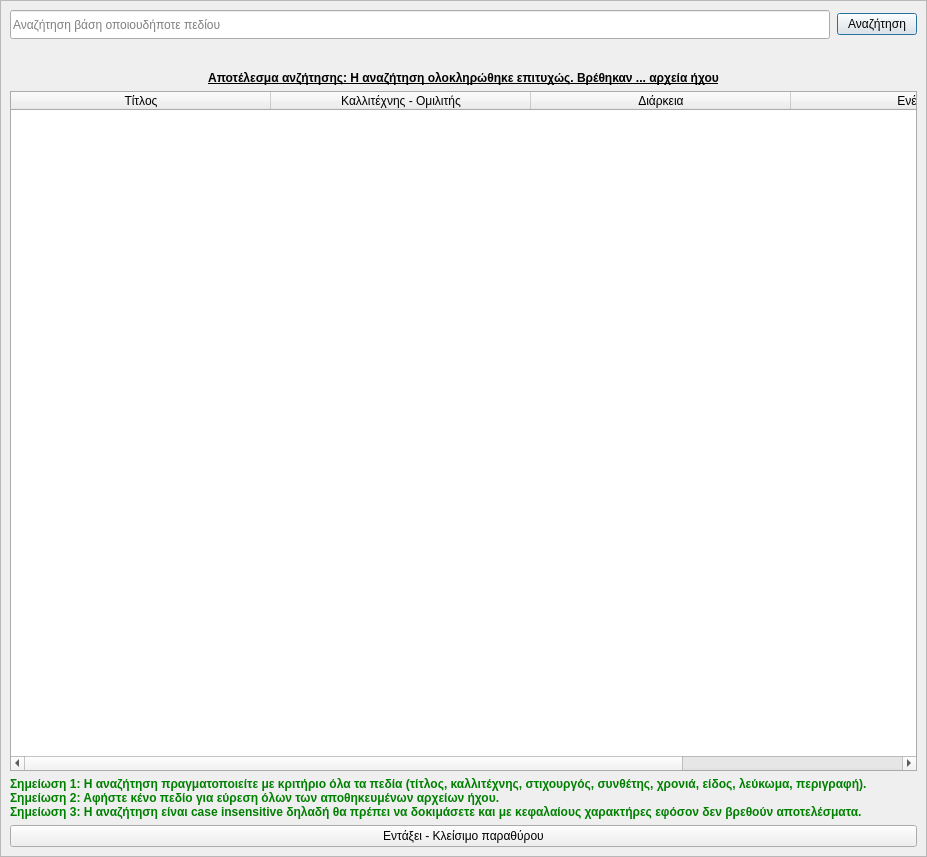
<?xml version="1.0" encoding="UTF-8"?>
<ui version="4.0">
 <class>Dialog</class>
 <widget class="QDialog" name="Dialog">
  <property name="geometry">
   <rect>
    <x>0</x>
    <y>0</y>
    <width>927</width>
    <height>857</height>
   </rect>
  </property>
  <property name="sizePolicy">
   <sizepolicy hsizetype="Preferred" vsizetype="Preferred">
    <horstretch>0</horstretch>
    <verstretch>0</verstretch>
   </sizepolicy>
  </property>
  <property name="minimumSize">
   <size>
    <width>0</width>
    <height>0</height>
   </size>
  </property>
  <property name="maximumSize">
   <size>
    <width>16777215</width>
    <height>16777215</height>
   </size>
  </property>
  <property name="windowTitle">
   <string>Εύρεση αρχείου ήχου</string>
  </property>
  <property name="windowIcon">
   <iconset resource="../../../icons.qrc">
    <normaloff>:/main-window/assets/images/main-window/search.png</normaloff>:/main-window/assets/images/main-window/search.png</iconset>
  </property>
  <property name="whatsThis">
   <string>Αναζητήστε ένα αρχείο ήχου που έχετε εισάγει στην δισκοθήκη με σκοπό </string>
  </property>
  <layout class="QVBoxLayout" name="verticalLayout">
   <property name="leftMargin">
    <number>0</number>
   </property>
   <property name="topMargin">
    <number>0</number>
   </property>
   <property name="rightMargin">
    <number>0</number>
   </property>
   <property name="bottomMargin">
    <number>0</number>
   </property>
   <item>
    <widget class="QScrollArea" name="scrollArea">
     <property name="widgetResizable">
      <bool>true</bool>
     </property>
     <widget class="QWidget" name="scrollAreaWidgetContents">
      <property name="geometry">
       <rect>
        <x>0</x>
        <y>0</y>
        <width>925</width>
        <height>855</height>
       </rect>
      </property>
      <property name="sizePolicy">
       <sizepolicy hsizetype="Ignored" vsizetype="Preferred">
        <horstretch>0</horstretch>
        <verstretch>0</verstretch>
       </sizepolicy>
      </property>
      <layout class="QGridLayout" name="gridLayout">
       <item row="0" column="0">
        <widget class="QFrame" name="frame">
         <property name="styleSheet">
          <string notr="true">QFrame{border:none;}</string>
         </property>
         <property name="frameShape">
          <enum>QFrame::StyledPanel</enum>
         </property>
         <property name="frameShadow">
          <enum>QFrame::Raised</enum>
         </property>
         <layout class="QHBoxLayout" name="horizontalLayout">
          <property name="spacing">
           <number>7</number>
          </property>
          <property name="leftMargin">
           <number>0</number>
          </property>
          <property name="topMargin">
           <number>0</number>
          </property>
          <property name="rightMargin">
           <number>0</number>
          </property>
          <property name="bottomMargin">
           <number>0</number>
          </property>
          <item>
           <widget class="QLineEdit" name="search_phrase">
            <property name="sizePolicy">
             <sizepolicy hsizetype="Expanding" vsizetype="Maximum">
              <horstretch>0</horstretch>
              <verstretch>0</verstretch>
             </sizepolicy>
            </property>
            <property name="minimumSize">
             <size>
              <width>0</width>
              <height>29</height>
             </size>
            </property>
            <property name="whatsThis">
             <string>Εισάγετε κάποιες λέξεις ώστε να πραγματοποιήσετε αναζήτηση με κριτήριο τα πεδία: τίτλος, καλλιτέχνης, στιχουργός, συνθέτης, χρονιά, είδος, λεύκωμα, περιγραφή</string>
            </property>
            <property name="placeholderText">
             <string>Αναζήτηση βάση οποιουδήποτε πεδίου</string>
            </property>
           </widget>
          </item>
          <item>
           <widget class="QPushButton" name="search_button">
            <property name="sizePolicy">
             <sizepolicy hsizetype="Minimum" vsizetype="Maximum">
              <horstretch>0</horstretch>
              <verstretch>0</verstretch>
             </sizepolicy>
            </property>
            <property name="whatsThis">
             <string>Πατήστε το πλήκτρο &quot;Αναζήτηση&quot; για αναζήτηση βάση της φράσης που εισάγατε</string>
            </property>
            <property name="text">
             <string>Αναζήτηση</string>
            </property>
            <property name="icon">
             <iconset resource="../../../icons.qrc">
              <normaloff>:/main-window/assets/images/main-window/search.png</normaloff>:/main-window/assets/images/main-window/search.png</iconset>
            </property>
           </widget>
          </item>
         </layout>
        </widget>
       </item>
       <item row="1" column="0">
        <widget class="QFrame" name="frame_2">
         <property name="styleSheet">
          <string notr="true">QFrame{border:none;}</string>
         </property>
         <property name="frameShape">
          <enum>QFrame::StyledPanel</enum>
         </property>
         <property name="frameShadow">
          <enum>QFrame::Raised</enum>
         </property>
         <layout class="QHBoxLayout" name="horizontalLayout_2">
          <property name="leftMargin">
           <number>0</number>
          </property>
          <property name="topMargin">
           <number>0</number>
          </property>
          <property name="rightMargin">
           <number>0</number>
          </property>
          <property name="bottomMargin">
           <number>0</number>
          </property>
          <item>
           <spacer name="horizontalSpacer_3">
            <property name="orientation">
             <enum>Qt::Horizontal</enum>
            </property>
            <property name="sizeHint" stdset="0">
             <size>
              <width>476</width>
              <height>20</height>
             </size>
            </property>
           </spacer>
          </item>
          <item>
           <widget class="QLabel" name="loading_label">
            <property name="minimumSize">
             <size>
              <width>220</width>
              <height>0</height>
             </size>
            </property>
            <property name="maximumSize">
             <size>
              <width>220</width>
              <height>16777215</height>
             </size>
            </property>
            <property name="whatsThis">
             <string>Κινούμενη αναπαράσταση που ενεργοποιείτε κατά την διάρκεια της αναζήτησης</string>
            </property>
            <property name="text">
             <string/>
            </property>
           </widget>
          </item>
          <item>
           <spacer name="horizontalSpacer_4">
            <property name="orientation">
             <enum>Qt::Horizontal</enum>
            </property>
            <property name="sizeHint" stdset="0">
             <size>
              <width>475</width>
              <height>20</height>
             </size>
            </property>
           </spacer>
          </item>
         </layout>
        </widget>
       </item>
       <item row="2" column="0">
        <widget class="QLabel" name="label_2">
         <property name="styleSheet">
          <string notr="true">QLabel{font-weight:bold;text-decoration:underline;}</string>
         </property>
         <property name="text">
          <string>Αποτέλεσμα ανζήτησης: Η αναζήτηση ολοκληρώθηκε επιτυχώς. Βρέθηκαν ... αρχεία ήχου</string>
         </property>
         <property name="alignment">
          <set>Qt::AlignCenter</set>
         </property>
        </widget>
       </item>
       <item row="3" column="0">
        <widget class="QTableWidget" name="table">
         <property name="palette">
          <palette>
           <active>
            <colorrole role="Base">
             <brush brushstyle="SolidPattern">
              <color alpha="255">
               <red>255</red>
               <green>255</green>
               <blue>255</blue>
              </color>
             </brush>
            </colorrole>
            <colorrole role="Window">
             <brush brushstyle="SolidPattern">
              <color alpha="255">
               <red>255</red>
               <green>255</green>
               <blue>255</blue>
              </color>
             </brush>
            </colorrole>
            <colorrole role="Highlight">
             <brush brushstyle="SolidPattern">
              <color alpha="255">
               <red>0</red>
               <green>120</green>
               <blue>215</blue>
              </color>
             </brush>
            </colorrole>
            <colorrole role="HighlightedText">
             <brush brushstyle="SolidPattern">
              <color alpha="255">
               <red>255</red>
               <green>255</green>
               <blue>255</blue>
              </color>
             </brush>
            </colorrole>
            <colorrole role="AlternateBase">
             <brush brushstyle="SolidPattern">
              <color alpha="255">
               <red>170</red>
               <green>255</green>
               <blue>0</blue>
              </color>
             </brush>
            </colorrole>
           </active>
           <inactive>
            <colorrole role="Base">
             <brush brushstyle="SolidPattern">
              <color alpha="255">
               <red>255</red>
               <green>255</green>
               <blue>255</blue>
              </color>
             </brush>
            </colorrole>
            <colorrole role="Window">
             <brush brushstyle="SolidPattern">
              <color alpha="255">
               <red>255</red>
               <green>255</green>
               <blue>255</blue>
              </color>
             </brush>
            </colorrole>
            <colorrole role="Highlight">
             <brush brushstyle="SolidPattern">
              <color alpha="255">
               <red>0</red>
               <green>120</green>
               <blue>215</blue>
              </color>
             </brush>
            </colorrole>
            <colorrole role="HighlightedText">
             <brush brushstyle="SolidPattern">
              <color alpha="255">
               <red>255</red>
               <green>255</green>
               <blue>255</blue>
              </color>
             </brush>
            </colorrole>
            <colorrole role="AlternateBase">
             <brush brushstyle="SolidPattern">
              <color alpha="255">
               <red>170</red>
               <green>255</green>
               <blue>0</blue>
              </color>
             </brush>
            </colorrole>
           </inactive>
           <disabled>
            <colorrole role="Base">
             <brush brushstyle="SolidPattern">
              <color alpha="255">
               <red>255</red>
               <green>255</green>
               <blue>255</blue>
              </color>
             </brush>
            </colorrole>
            <colorrole role="Window">
             <brush brushstyle="SolidPattern">
              <color alpha="255">
               <red>255</red>
               <green>255</green>
               <blue>255</blue>
              </color>
             </brush>
            </colorrole>
            <colorrole role="Highlight">
             <brush brushstyle="SolidPattern">
              <color alpha="255">
               <red>0</red>
               <green>120</green>
               <blue>215</blue>
              </color>
             </brush>
            </colorrole>
            <colorrole role="HighlightedText">
             <brush brushstyle="SolidPattern">
              <color alpha="255">
               <red>255</red>
               <green>255</green>
               <blue>255</blue>
              </color>
             </brush>
            </colorrole>
            <colorrole role="AlternateBase">
             <brush brushstyle="SolidPattern">
              <color alpha="255">
               <red>170</red>
               <green>255</green>
               <blue>0</blue>
              </color>
             </brush>
            </colorrole>
           </disabled>
          </palette>
         </property>
         <property name="focusPolicy">
          <enum>Qt::NoFocus</enum>
         </property>
         <property name="whatsThis">
          <string>Πίνακας αποτελεσμάτων αναζήτησης αρχείων ήχου</string>
         </property>
         <property name="styleSheet">
          <string notr="true">QTableWidget{border:1px solid #ABABAB;}</string>
         </property>
         <property name="editTriggers">
          <set>QAbstractItemView::NoEditTriggers</set>
         </property>
         <property name="alternatingRowColors">
          <bool>true</bool>
         </property>
         <property name="selectionMode">
          <enum>QAbstractItemView::SingleSelection</enum>
         </property>
         <property name="selectionBehavior">
          <enum>QAbstractItemView::SelectRows</enum>
         </property>
         <property name="sortingEnabled">
          <bool>true</bool>
         </property>
         <property name="rowCount">
          <number>0</number>
         </property>
         <attribute name="horizontalHeaderCascadingSectionResizes">
          <bool>false</bool>
         </attribute>
         <attribute name="horizontalHeaderMinimumSectionSize">
          <number>260</number>
         </attribute>
         <attribute name="horizontalHeaderHighlightSections">
          <bool>false</bool>
         </attribute>
         <attribute name="horizontalHeaderShowSortIndicator" stdset="0">
          <bool>true</bool>
         </attribute>
         <attribute name="horizontalHeaderStretchLastSection">
          <bool>true</bool>
         </attribute>
         <attribute name="verticalHeaderHighlightSections">
          <bool>false</bool>
         </attribute>
         <column>
          <property name="text">
           <string>Τίτλος</string>
          </property>
         </column>
         <column>
          <property name="text">
           <string>Καλλιτέχνης - Ομιλιτής</string>
          </property>
         </column>
         <column>
          <property name="text">
           <string>Διάρκεια</string>
          </property>
         </column>
         <column>
          <property name="text">
           <string>Ενέργεια</string>
          </property>
         </column>
        </widget>
       </item>
       <item row="4" column="0">
        <widget class="QLabel" name="label">
         <property name="styleSheet">
          <string notr="true">QLabel{
	font-weight:bold;
	color:green;
}</string>
         </property>
         <property name="text">
          <string>Σημείωση 1: Η αναζήτηση πραγματοποιείτε με κριτήριο όλα τα πεδία (τίτλος, καλλιτέχνης, στιχουργός, συνθέτης, χρονιά, είδος, λεύκωμα, περιγραφή).
Σημείωση 2: Αφήστε κένο πεδίο για εύρεση όλων των αποθηκευμένων αρχείων ήχου.
Σημείωση 3: Η αναζήτηση είναι case insensitive δηλαδή θα πρέπει να δοκιμάσετε και με κεφαλαίους χαρακτήρες εφόσον δεν βρεθούν αποτελέσματα.</string>
         </property>
        </widget>
       </item>
       <item row="5" column="0">
        <widget class="QPushButton" name="ok">
         <property name="whatsThis">
          <string>Δεν πραγματοποιεί καμία ενέργεια και απλά κλείνει το παράθυρο</string>
         </property>
         <property name="text">
          <string>Εντάξει - Κλείσιμο παραθύρου</string>
         </property>
         <property name="icon">
          <iconset resource="../../../icons.qrc">
           <normaloff>:/rest-windows/assets/images/rest-windows/ok.png</normaloff>:/rest-windows/assets/images/rest-windows/ok.png</iconset>
         </property>
        </widget>
       </item>
      </layout>
     </widget>
    </widget>
   </item>
  </layout>
 </widget>
 <tabstops>
  <tabstop>scrollArea</tabstop>
  <tabstop>search_phrase</tabstop>
  <tabstop>search_button</tabstop>
  <tabstop>ok</tabstop>
 </tabstops>
 <resources>
  <include location="../../../icons.qrc"/>
 </resources>
 <connections/>
</ui>
